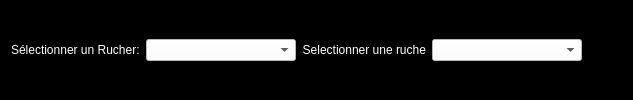
         <widget class="QWidget" name="widget" native="true">
          <property name="styleSheet">
           <string notr="true">background-color: rgb(0, 0, 0);
color: rgb(255, 255, 255);</string>
          </property>
          <layout class="QVBoxLayout" name="verticalLayout_33">
           <item>
            <layout class="QHBoxLayout" name="horizontalLayout_2">
             <item>
              <widget class="QLabel" name="label">
               <property name="text">
                <string>Sélectionner un Rucher:</string>
               </property>
              </widget>
             </item>
             <item>
              <widget class="QComboBox" name="list_rucherP">
               <property name="minimumSize">
                <size>
                 <width>150</width>
                 <height>0</height>
                </size>
               </property>
               <property name="styleSheet">
                <string notr="true">color: rgb(0, 0, 0);
background-color: rgb(255, 255, 255);</string>
               </property>
              </widget>
             </item>
             <item>
              <widget class="QLabel" name="label_2">
               <property name="text">
                <string>Selectionner une ruche</string>
               </property>
               <property name="alignment">
                <set>Qt::AlignRight|Qt::AlignTrailing|Qt::AlignVCenter</set>
               </property>
              </widget>
             </item>
             <item>
              <widget class="QComboBox" name="list_rucheP">
               <property name="minimumSize">
                <size>
                 <width>150</width>
                 <height>0</height>
                </size>
               </property>
               <property name="styleSheet">
                <string notr="true">color: rgb(0, 0, 0);
background-color: rgb(255, 255, 255);</string>
               </property>
              </widget>
             </item>
             <item>
              <spacer name="horizontalSpacer_23">
               <property name="orientation">
                <enum>Qt::Horizontal</enum>
               </property>
               <property name="sizeHint" stdset="0">
                <size>
                 <width>40</width>
                 <height>20</height>
                </size>
               </property>
              </spacer>
             </item>
            </layout>
           </item>
          </layout>
         </widget>
